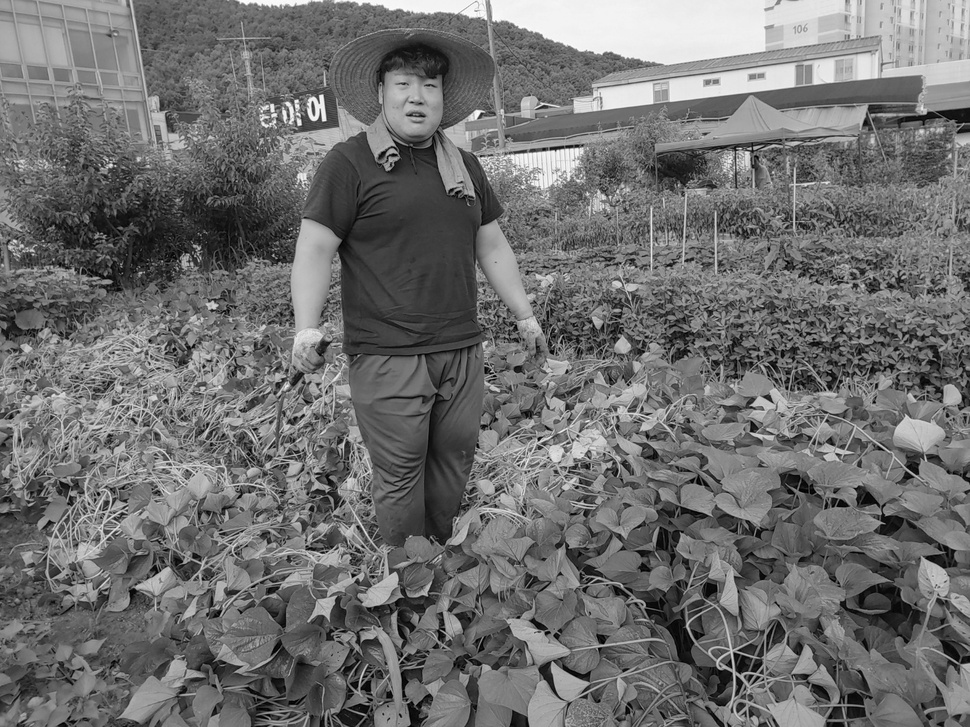
#> input picture 1/san1.jpg, 970 x 727 px, shrunk from 1411 x 1058 before the run, found by its file name
$ python 8.py   (older library calls are emulated)
#> lines starting #> are read from the running program, lines starting #| are printed output that depends on the picture
import cv2

img = cv2.imread('D:\image\san1.jpg', cv2.IMREAD_GRAYSCALE) # 파일 읽어 오기(흑백)
#> img is the input picture: shape (727, 970); min 0, max 255, mean 111.1

img_laplace = cv2.Laplacian(img, cv2.CV_8U, ksize=5)    # laplace 필터 적용
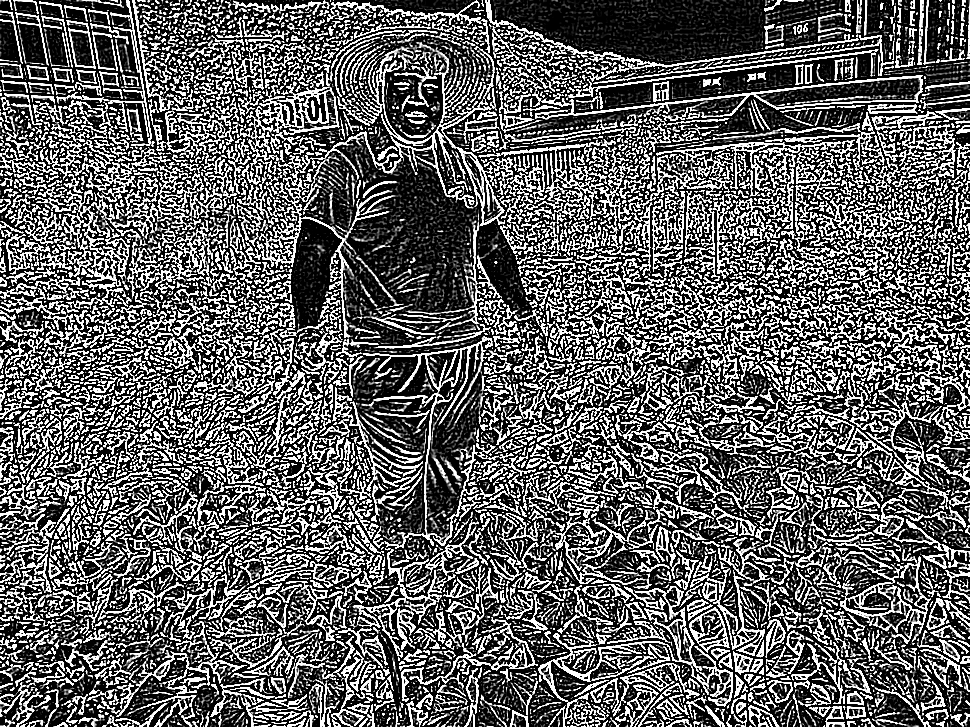
#> img_laplace: shape (727, 970); min 0, max 255, mean 96.4

cv2.imshow('laplace', img_laplace)  # 이미지 미리보기
cv2.waitKey()
cv2.destroyAllWindows()

cv2.imwrite('D:\image\san1_laplace.jpg', img_laplace)   # 이미지 저장
